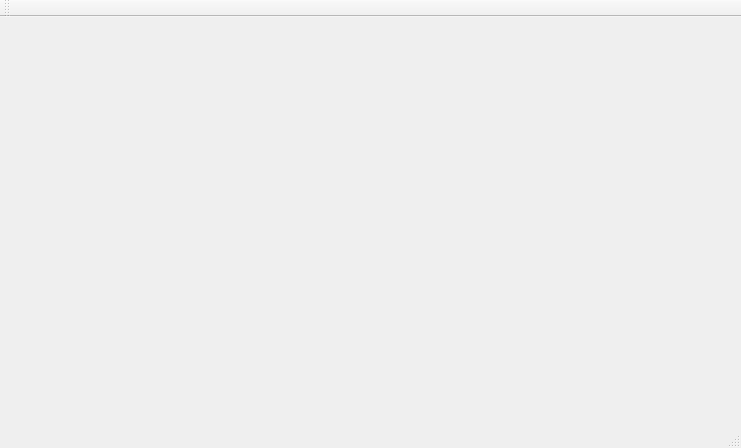
<?xml version="1.0" encoding="UTF-8"?>
<ui version="4.0">
 <class>MainWindow</class>
 <widget class="QMainWindow" name="MainWindow">
  <property name="geometry">
   <rect>
    <x>0</x>
    <y>0</y>
    <width>741</width>
    <height>448</height>
   </rect>
  </property>
  <property name="windowTitle">
   <string>MainWindow</string>
  </property>
  <property name="styleSheet">
   <string notr="true"/>
  </property>
  <widget class="QWidget" name="centralWidget">
   <property name="enabled">
    <bool>true</bool>
   </property>
   <layout class="QGridLayout" name="gridLayout">
    <item row="4" column="0" colspan="4">
     <widget class="MainMenu" name="main_menu" native="true"/>
    </item>
    <item row="0" column="2" rowspan="4">
     <spacer name="verticalSpacer">
      <property name="orientation">
       <enum>Qt::Vertical</enum>
      </property>
      <property name="sizeHint" stdset="0">
       <size>
        <width>20</width>
        <height>40</height>
       </size>
      </property>
     </spacer>
    </item>
    <item row="2" column="3" rowspan="2">
     <widget class="ListsEditor" name="list_edit" native="true"/>
    </item>
    <item row="0" column="3" rowspan="2">
     <widget class="ChoiceExercises" name="choice_menu" native="true"/>
    </item>
    <item row="0" column="0" rowspan="3">
     <widget class="MovingExercises" name="exercises" native="true">
      <property name="styleSheet">
       <string notr="true"/>
      </property>
     </widget>
    </item>
    <item row="0" column="1">
     <spacer name="horizontalSpacer">
      <property name="orientation">
       <enum>Qt::Horizontal</enum>
      </property>
      <property name="sizeHint" stdset="0">
       <size>
        <width>40</width>
        <height>20</height>
       </size>
      </property>
     </spacer>
    </item>
   </layout>
  </widget>
  <widget class="QMenuBar" name="menuBar">
   <property name="geometry">
    <rect>
     <x>0</x>
     <y>0</y>
     <width>741</width>
     <height>26</height>
    </rect>
   </property>
  </widget>
  <widget class="QToolBar" name="mainToolBar">
   <attribute name="toolBarArea">
    <enum>TopToolBarArea</enum>
   </attribute>
   <attribute name="toolBarBreak">
    <bool>false</bool>
   </attribute>
  </widget>
  <widget class="QStatusBar" name="statusBar"/>
 </widget>
 <layoutdefault spacing="6" margin="11"/>
 <customwidgets>
  <customwidget>
   <class>ListsEditor</class>
   <extends>QWidget</extends>
   <header location="global">GUI/listseditor.h</header>
   <container>1</container>
  </customwidget>
  <customwidget>
   <class>ChoiceExercises</class>
   <extends>QWidget</extends>
   <header location="global">GUI/choiceexercises.h</header>
   <container>1</container>
  </customwidget>
  <customwidget>
   <class>MovingExercises</class>
   <extends>QWidget</extends>
   <header location="global">GUI/movingexercises.h</header>
   <container>1</container>
  </customwidget>
  <customwidget>
   <class>MainMenu</class>
   <extends>QWidget</extends>
   <header location="global">GUI/mainmenu.h</header>
   <container>1</container>
  </customwidget>
 </customwidgets>
 <resources/>
 <connections/>
</ui>
